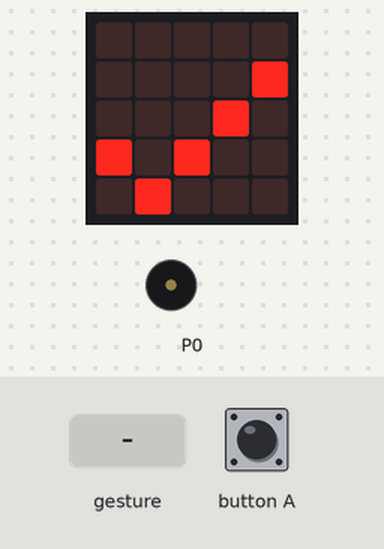
Simulated run of this program. Board: BBC micro:bit (MakeCode). Shown: the board's 5×5 LED display, buzzer (waves = sounding). The inputs (shaded band) are chosen by the test bench. Random numbers come from a fixed seed; a tilt is held for 1.5 s and a shake lasts 1 s, then the board lies face up again.

Above: at 1.8 s.
1.9 s: gesture 'shake'
At 2.6 s:
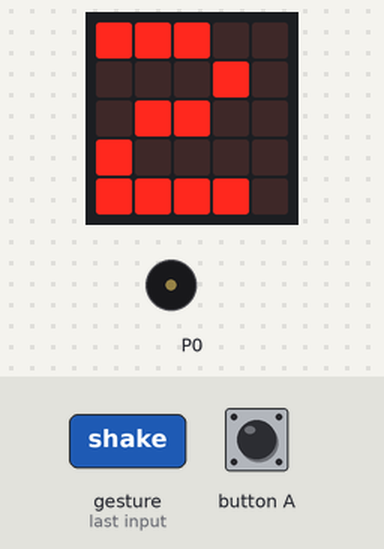
At 3.2 s:
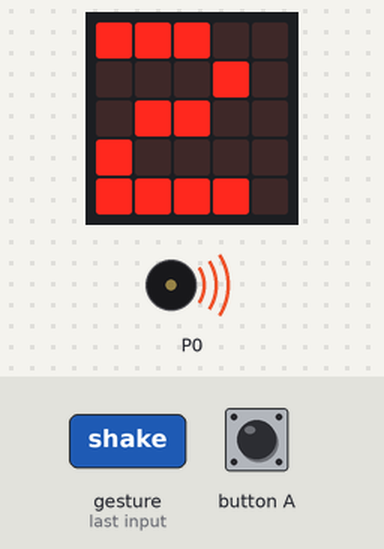
4.9 s: button A pressed for 0.15 s
At 5.5 s:
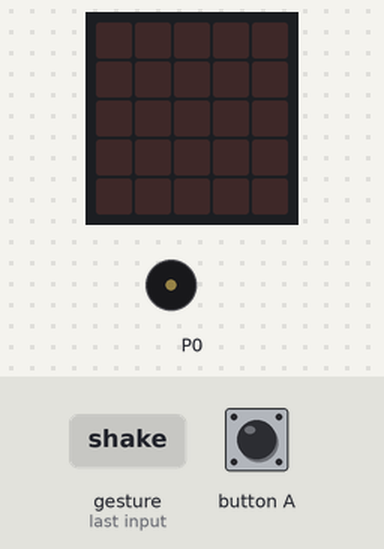
Timing chart, 0 to 7.9 s (numbered marks = the images above; inputs shaded):
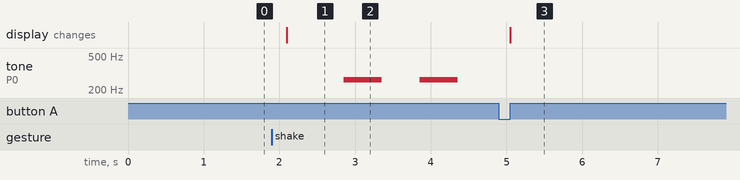

The program:

main.ts
```typescript
input.onButtonPressed(Button.A, function () {
    basic.showLeds(`
        . . . . .
        . . . . .
        . . . . .
        . . . . .
        . . . . .
        `)
})
input.onGesture(Gesture.Shake, function () {
    numero = randint(1, 6)
    basic.showNumber(numero)
    for (let index = 0; index < numero; index++) {
        music.playTone(262, music.beat(BeatFraction.Whole))
        basic.pause(500)
    }
})
let numero = 0
basic.showIcon(IconNames.Yes)
```

test.ts
```typescript
// aquí va el archivo "tests"; esto no se compilará cuando este paquete se utilice como una extensión.
```

Measured:
- after the input at 1.9 s, tone on P0: alternates 262 Hz for 0.50 s and silent for 0.51 s, starting after 0.95 s; the display: changes after 0.20 s (image 1)
- after the input at 4.9 s, the display: changes after 0.15 s (image 3)
